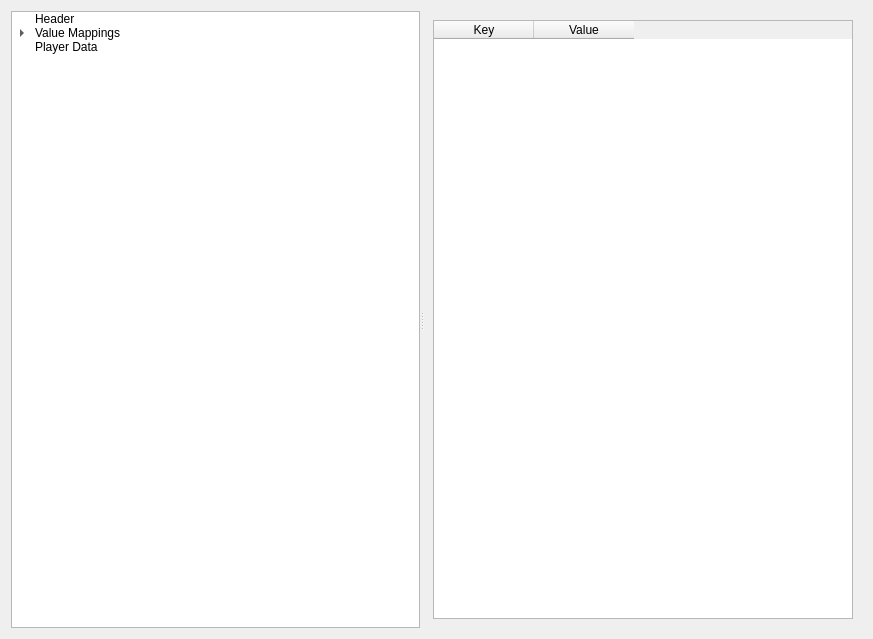
<?xml version="1.0" encoding="UTF-8"?>
<ui version="4.0">
 <class>RecordingView</class>
 <widget class="QWidget" name="RecordingView">
  <property name="geometry">
   <rect>
    <x>0</x>
    <y>0</y>
    <width>873</width>
    <height>639</height>
   </rect>
  </property>
  <property name="windowTitle">
   <string>Form</string>
  </property>
  <layout class="QHBoxLayout" name="horizontalLayout">
   <item>
    <widget class="QSplitter" name="splitter">
     <property name="orientation">
      <enum>Qt::Horizontal</enum>
     </property>
     <widget class="QTreeWidget" name="treeWidget_data">
      <property name="sizePolicy">
       <sizepolicy hsizetype="Expanding" vsizetype="Expanding">
        <horstretch>0</horstretch>
        <verstretch>0</verstretch>
       </sizepolicy>
      </property>
      <attribute name="headerVisible">
       <bool>false</bool>
      </attribute>
      <column>
       <property name="text">
        <string/>
       </property>
      </column>
      <item>
       <property name="text">
        <string>Header</string>
       </property>
      </item>
      <item>
       <property name="text">
        <string>Value Mappings</string>
       </property>
       <item>
        <property name="text">
         <string>Stage IDs</string>
        </property>
       </item>
       <item>
        <property name="text">
         <string>Fighter IDs</string>
        </property>
       </item>
       <item>
        <property name="text">
         <string>Status IDs</string>
        </property>
       </item>
      </item>
      <item>
       <property name="text">
        <string>Player Data</string>
       </property>
      </item>
     </widget>
     <widget class="QStackedWidget" name="stackedWidget">
      <widget class="QWidget" name="page_header">
       <layout class="QVBoxLayout" name="verticalLayout_4">
        <item>
         <widget class="QTableWidget" name="tableWidget_2">
          <column>
           <property name="text">
            <string>Key</string>
           </property>
          </column>
          <column>
           <property name="text">
            <string>Value</string>
           </property>
          </column>
         </widget>
        </item>
       </layout>
      </widget>
      <widget class="QWidget" name="page_stageIDs">
       <layout class="QVBoxLayout" name="verticalLayout">
        <item>
         <widget class="QTableWidget" name="tableWidget_stageIDs">
          <column>
           <property name="text">
            <string>Stage ID</string>
           </property>
          </column>
          <column>
           <property name="text">
            <string>Name</string>
           </property>
          </column>
         </widget>
        </item>
       </layout>
      </widget>
      <widget class="QWidget" name="page_fighterIDs">
       <layout class="QVBoxLayout" name="verticalLayout_2">
        <item>
         <widget class="QTableWidget" name="tableWidget_fighterIDs">
          <column>
           <property name="text">
            <string>Fighter ID</string>
           </property>
          </column>
          <column>
           <property name="text">
            <string>Name</string>
           </property>
          </column>
         </widget>
        </item>
       </layout>
      </widget>
      <widget class="QWidget" name="page_statusIDs">
       <layout class="QVBoxLayout" name="verticalLayout_3">
        <item>
         <widget class="QTableWidget" name="tableWidget">
          <column>
           <property name="text">
            <string>Status ID</string>
           </property>
          </column>
          <column>
           <property name="text">
            <string>Meaning</string>
           </property>
          </column>
         </widget>
        </item>
       </layout>
      </widget>
     </widget>
    </widget>
   </item>
  </layout>
 </widget>
 <resources/>
 <connections/>
</ui>
